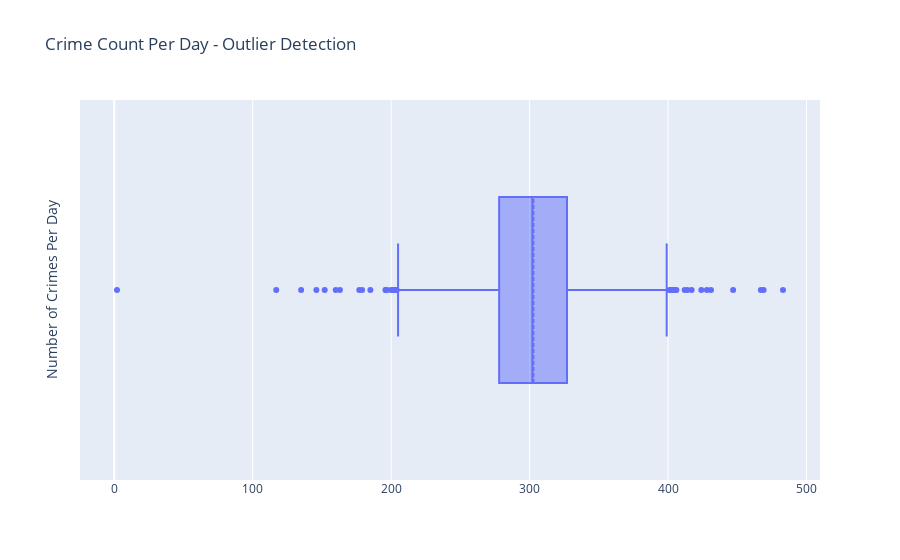

The notebook cell this image was saved under:
### Markdown cell above
There is a day with low number of crimes 2, this maybe outlier

### Code cell
# Create interactive box plot
fig_4 = px.box(crime_counts, x='crime_count_day',
             title='Crime Count Per Day - Outlier Detection',
             labels={'crime_count_day': 'Number of Crimes Per Day'},
             boxmode='overlay')


# Rotate x-axis labels for better visibility
fig_4.update_layout(yaxis_title="Number of Crimes Per Day", xaxis_title="")

# Show plot
fig_4.show()

### Figure 1 — Plotly figure (JSON) as saved in the notebook; plotly's stock layout.template omitted (floating-point values rounded to 4 significant figures; data arrays with more than 128 entries replaced by an {"elided": "..."} marker saying what was removed)
{"data": [{"alignmentgroup": "True", "boxmean": true, "boxpoints": "outliers", "hovertemplate": "Number of Crimes Per Day=%{x}<extra></extra>", "legendgroup": "", "marker": {"color": "#636efa"}, "name": "", "notched": false, "offsetgroup": "", "orientation": "h", "quartilemethod": "exclusive", "showlegend": false, "type": "box", "x": {"elided": "2249 int values"}, "x0": " ", "xaxis": "x", "y0": " ", "yaxis": "y"}], "layout": {"boxmode": "overlay", "legend": {"tracegroupgap": 0}, "title": {"text": "Crime Count Per Day - Outlier Detection"}, "xaxis": {"anchor": "y", "domain": [0, 1], "title": {"text": ""}}, "yaxis": {"anchor": "x", "domain": [0, 1], "title": {"text": "Number of Crimes Per Day"}}}}
